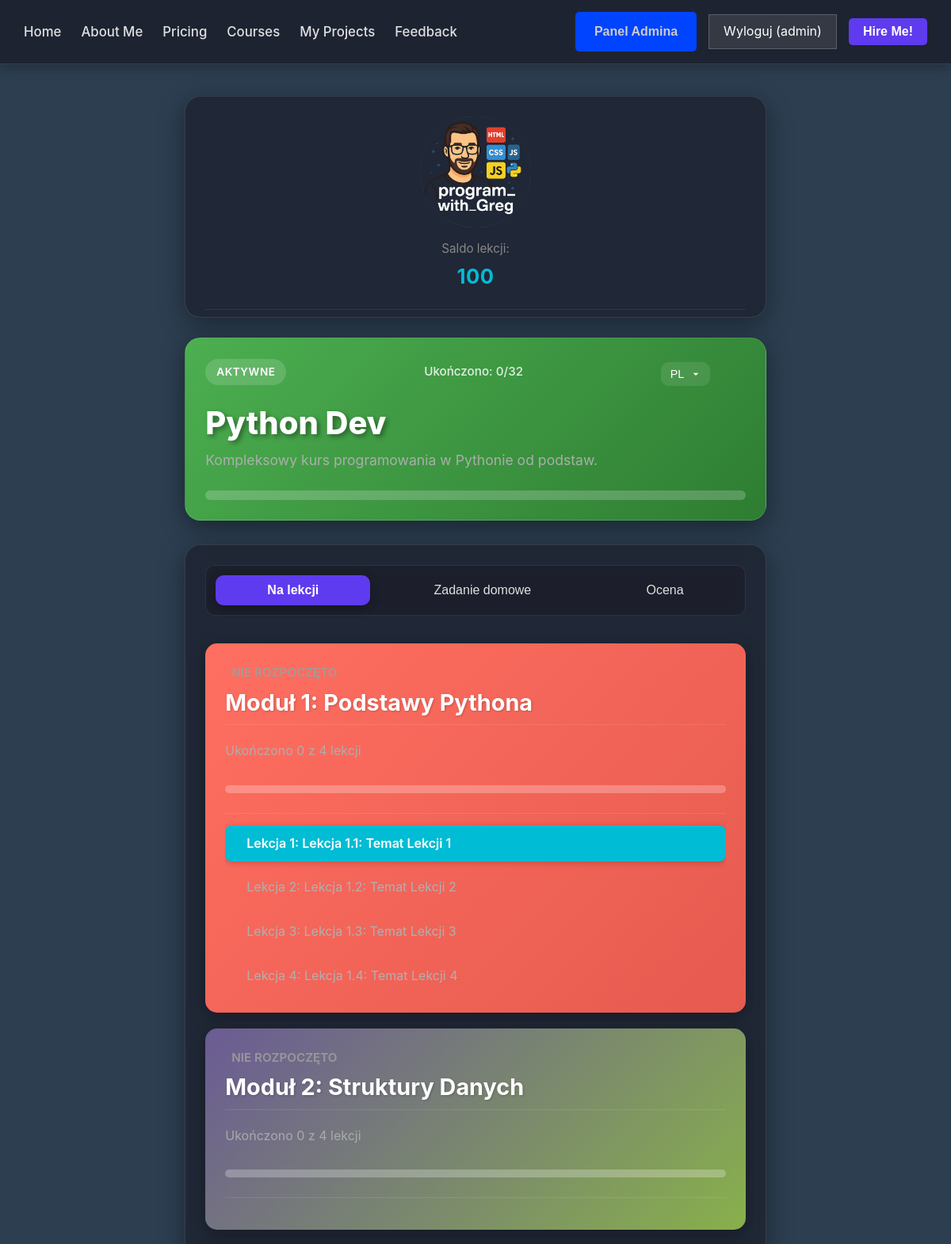
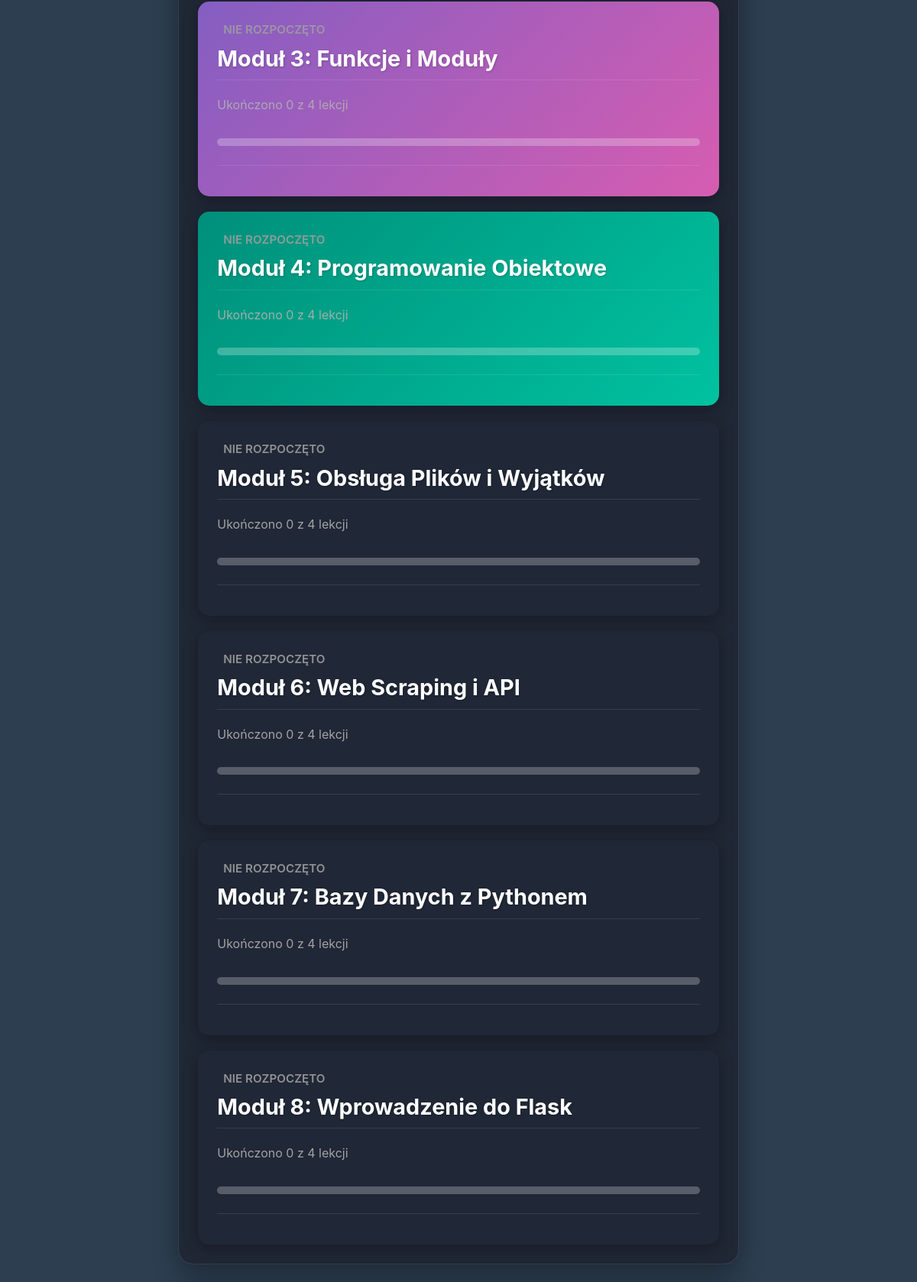
The app's page /learn (signed in, upper part) with its own data (2 pictures, top to bottom).
### models.py (models this page shows, shortened)
class Course(db.Model):
    id = db.Column(db.Integer, primary_key=True)
    name = db.Column(db.String(100), nullable=False, unique=True)
    description = db.Column(db.Text, nullable=True)
    gradient_class = db.Column(db.String(50), default='course-gradient-default')
    total_lessons = db.Column(db.Integer, default=0, nullable=False) # <--- WAŻNE: TA LINIA JEST DODANA!
    created_at = db.Column(db.DateTime, default=datetime.utcnow)
    modules = db.relationship('Module', backref='course', lazy=True, cascade="all, delete-orphan", order_by="Module.order")
    user_accesses = db.relationship('UserCourseAccess', backref='course', lazy=True, cascade="all, delete-orphan")

class Module(db.Model):
    id = db.Column(db.Integer, primary_key=True)
    name = db.Column(db.String(150), nullable=False)
    order = db.Column(db.Integer, nullable=False) # Kolejność modułów w kursie
    course_id = db.Column(db.Integer, db.ForeignKey('course.id'), nullable=False)
    gradient_class = db.Column(db.String(50), default='module-gradient-default')
    total_lessons = db.Column(db.Integer, default=0, nullable=False) # <--- WAŻNE: TA LINIA JEST DODANA!
    created_at = db.Column(db.DateTime, default=datetime.utcnow)
    lessons = db.relationship('Lesson', backref='module', lazy=True, cascade="all, delete-orphan", order_by="Lesson.order")

class Lesson(db.Model):
    id = db.Column(db.Integer, primary_key=True)
    name = db.Column(db.String(150), nullable=False)
    content = db.Column(db.Text, nullable=False)
    order = db.Column(db.Integer, nullable=False) # Kolejność lekcji w module
    module_id = db.Column(db.Integer, db.ForeignKey('module.id'), nullable=False)
    created_at = db.Column(db.DateTime, default=datetime.utcnow)

### main.py (the view, shortened to what this page needs)
@app.route('/learn') # Dekorator Flask, który mapuje URL '/learn' do funkcji `learn`.
@is_logged_in # Dekorator `is_logged_in` upewnia się, że tylko zalogowani użytkownicy mają dostęp do tej trasy.
def learn(): # Definiuje funkcję widoku `learn`.
    user_id = session['user_id'] # Pobiera ID zalogowanego użytkownika z sesji.
    current_user = User.query.get(user_id) # Pobiera obiekt użytkownika z bazy danych na podstawie jego ID.
    if not current_user: # Sprawdza, czy użytkownik został znaleziony w bazie danych.
        flash('Użytkownik nie znaleziony.', 'error') # Wyświetla komunikat o błędzie.
        return redirect(url_for('logout')) # Przekierowuje do wylogowania, jeśli użytkownik nie istnieje.
    user_courses_data = [] # Inicjalizuje pustą listę do przechowywania danych o kursach użytkownika.
    user_courses_relationships = UserCourseAccess.query.filter_by(user_id=user_id).all() # Pobiera wszystkie rekordy `UserCourseAccess` dla bieżącego użytkownika.
    for uc_rel in user_courses_relationships: # Iteruje przez każdy rekord dostępu użytkownika do kursu.
        course = Course.query.get(uc_rel.course_id) # Pobiera obiekt kursu powiązany z bieżącym rekordem dostępu.
        if course: # Sprawdza, czy kurs istnieje.
            modules_data = [] # Inicjalizuje pustą listę do przechowywania danych o modułach dla bieżącego kursu.
            course_global_lessons_count = 0 # Inicjalizuje licznik globalnych lekcji w kursie.
            for module in sorted(course.modules, key=lambda m: m.order): # Iteruje przez moduły kursu, posortowane według kolejności.
                lessons_in_module = Lesson.query.filter_by(module_id=module.id).count() # Liczy lekcje w bieżącym module.
                module_start_global_index = course_global_lessons_count # Oblicza globalny indeks początkowy dla bieżącego modułu.
                lessons_completed_in_module = max(0, min(lessons_in_module, uc_rel.lessons_completed - module_start_global_index)) # Oblicza liczbę ukończonych lekcji w bieżącym module, uwzględniając postęp użytkownika w całym kursie.
                module_status = "not_started" # Domyślny status modułu.
                if lessons_in_module > 0 and lessons_completed_in_module == lessons_in_module: # Jeśli wszystkie lekcje w module zostały ukończone.
                    module_status = "completed" # Ustawia status na "completed".
                elif lessons_completed_in_module > 0 and lessons_completed_in_module < lessons_in_module: # Jeśli niektóre lekcje zostały ukończone, ale nie wszystkie.
                    module_status = "in_progress" # Ustawia status na "in_progress".
                lessons_for_module = Lesson.query.filter_by(module_id=module.id).order_by(Lesson.order).all() # Pobiera wszystkie lekcje dla bieżącego modułu, posortowane według kolejności.
                module_lessons_list = [] # Inicjalizuje pustą listę do przechowywania szczegółów lekcji.
                for lesson in lessons_for_module: # Iteruje przez lekcje w module.
                    module_lessons_list.append({ # Dodaje słownik z danymi lekcji do listy.
                        "id": lesson.id, # ID lekcji.
                        "name": lesson.name, # Nazwa lekcji.
                        "order": lesson.order, # Kolejność lekcji.
                        "content": lesson.content # Treść lekcji.
                    })
                modules_data.append({ # Dodaje słownik z danymi modułu do listy `modules_data`.
                    "id": module.id, # ID modułu.
                    "title": module.name, # Nazwa modułu (użyto 'title' dla spójności z szablonem).
                    "lessons_completed": lessons_completed_in_module, # Liczba ukończonych lekcji w module.
                    "total_lessons": lessons_in_module, # Całkowita liczba lekcji w module.
                    "status": module_status, # Status modułu.
                    "gradient_class": module.gradient_class, # Klasa gradientu modułu.
                    "lessons_list": module_lessons_list # Lista szczegółów lekcji w module.
                })
                course_global_lessons_count += lessons_in_module # Aktualizuje globalny licznik lekcji w kursie.
            course_progress_percent = 0 # Inicjalizuje procent postępu kursu.
            if course.total_lessons > 0: # Sprawdza, czy kurs ma jakieś lekcje.
                course_progress_percent = (uc_rel.lessons_completed / course.total_lessons) * 100 # Oblicza procent ukończenia kursu.
            user_courses_data.append({ # Dodaje słownik z danymi kursu użytkownika do listy `user_courses_data`.
                "id": course.id, # ID kursu.
                "name": course.name, # Nazwa kursu.
                "description": course.description, # Opis kursu.
                "gradient_class": course.gradient_class, # Klasa gradientu kursu.
                "progress_lessons_completed": uc_rel.lessons_completed, # Liczba ukończonych lekcji w kursie przez użytkownika.
                "progress_total_lessons": course.total_lessons, # Całkowita liczba lekcji w kursie.
                "progress_percent": int(course_progress_percent), # Procent ukończenia kursu (jako liczba całkowita).
                "modules": modules_data, # Lista modułów kursu.
                "tabs": ["Na lekcji", "Zadanie domowe", "Ocena"], # Zakładki dla interfejsu użytkownika.
                "current_lesson_id": uc_rel.current_lesson_id # ID bieżącej lekcji użytkownika w tym kursie.
            })
    active_course_id = request.args.get('course_id') # Pobiera ID aktywnego kursu z parametrów zapytania URL.
    active_course = None # Inicjalizuje zmienną dla aktywnego kursu.
    if active_course_id: # Jeśli ID aktywnego kursu zostało podane w URL.
        for course_data in user_courses_data: # Iteruje przez dane kursów użytkownika.
            if str(course_data['id']) == active_course_id: # Sprawdza, czy ID kursu pasuje do aktywnego ID.
                active_course = course_data # Ustawia bieżący kurs jako aktywny.
                break # Przerywa pętlę.
    if not active_course and user_courses_data: # Jeśli nie ma aktywnego kursu w URL, ale użytkownik ma jakieś kursy.
        active_course = user_courses_data[0] # Ustawia pierwszy kurs użytkownika jako aktywny domyślnie.
    active_lesson_content = "Wybierz lekcję, aby zobaczyć jej zawartość." # Domyślna treść aktywnej lekcji.
    active_lesson_name = "Brak wybranej lekcji" # Domyślna nazwa aktywnej lekcji.
    if active_course and active_course['current_lesson_id']: # Jeśli istnieje aktywny kurs i ma ustawioną bieżącą lekcję.
        for module in active_course['modules']: # Iteruje przez moduły aktywnego kursu.
            for lesson in module['lessons_list']: # Iteruje przez lekcje w bieżącym module.
                if lesson['id'] == active_course['current_lesson_id']: # Sprawdza, czy ID lekcji pasuje do bieżącej lekcji użytkownika.
                    active_lesson_content = lesson['content'] # Ustawia treść aktywnej lekcji.
                    active_lesson_name = lesson['name'] # Ustawia nazwę aktywnej lekcji.
                    break # Przerywa wewnętrzną pętlę.
            if active_lesson_content != "Wybierz lekcję, aby zobaczyć jej zawartość.": # Jeśli treść lekcji została znaleziona.
                break # Przerywa zewnętrzną pętlę.
    return render_template( # Renderuje szablon `learn.html`.
        'learn.html', # Plik szablonu do renderowania.
        user_courses=user_courses_data, # Przekazuje dane o kursach użytkownika do szablonu.
        active_course=active_course, # Przekazuje dane o aktywnym kursie do szablonu.
        username=current_user.username, # Przekazuje nazwę użytkownika do szablonu.
        lessons_balance=current_user.lessons_balance, # Przekazuje saldo lekcji użytkownika do szablonu.
        active_lesson_content=active_lesson_content, # Przekazuje treść aktywnej lekcji do szablonu.
        active_lesson_name=active_lesson_name, # Przekazuje nazwę aktywnej lekcji do szablonu.
        current_user=current_user # <--- WAŻNE: DODAJ TĘ LINIĘ # Przekazuje cały obiekt `current_user` do szablonu.
    )

### templates/learn.html (shortened to what this page needs)
<!DOCTYPE html>
<html lang="pl">
<head>
    <link href='https://unpkg.com/boxicons@2.1.4/css/boxicons.min.css' rel='stylesheet'>
    <link rel="stylesheet" href="https://cdnjs.cloudflare.com/ajax/libs/remixicon/3.5.0/remixicon.min.css">
    <link rel="stylesheet" href="https://cdn.jsdelivr.net/gh/devicons/devicon@latest/devicon.min.css">
    <link rel="stylesheet" href="{{ url_for('static', filename='css/learn.css') }}">
    <link rel="stylesheet" href="{{ url_for('static', filename='css/admin.css') }}">
</head>
<body>
    <nav class="main-nav">
        <ul class="nav-links">
            <li><a href="{{ url_for('index') }}" class="nav-link">Home</a></li>
            <li><a href="{{ url_for('index') }}#about" class="nav-link">About Me</a></li>
            <li><a href="{{ url_for('index') }}#pricing" class="nav-link">Pricing</a></li>
            <li><a href="{{ url_for('index') }}#courses" class="nav-link">Courses</a></li>
            <li><a href="{{ url_for('index') }}#projects" class="nav-link">My Projects</a></li>
            <li><a href="{{ url_for('index') }}#feedback" class="nav-link">Feedback</a></li>
        </ul>
        <div class="nav-actions">
            {% if current_user and current_user.role == 'admin' %}
                <button class="btn" onclick="window.location.href='{{ url_for('admin_dashboard') }}';">Panel Admina</button>
            {% endif %}
            {% if session.get('user_id') %}
                <a href="{{ url_for('logout') }}" class="nav-btn logout-btn">Wyloguj ({{ session.get('username') }})</a>
            {% else %}
                <a href="{{ url_for('login') }}" class="nav-btn login-btn">Logowanie</a>
            {% endif %}
            <button class="btn hire-btn" onclick="window.location.href='{{ url_for('hire') }}';">Hire Me!</button>
        </div>
    </nav>
    <main class="learn-main-layout-container">
        <aside class="side-panel glass-card">
            <div class="logo-and-balance">
                <div class="logo">
                    <img src="{{ url_for('static', filename='images/logo.png') }}" alt="GregAcademy Logo">
                </div>
                <div class="user-balance">
                    <span>Saldo lekcji:</span>
                    <p>{{ lessons_balance }}</p>
                </div>
            </div>
        </aside>
        <section class="course-content-area">
            {% if active_course %}
                <section class="course-hero-section glass-card {{ active_course.gradient_class }}">
                    <div class="course-header-top">
                        <span class="active-tag">AKTYWNE</span>
                        <span class="lesson-progress-summary">
                            Ukończono: {{ active_course.progress_lessons_completed }}/{{ active_course.progress_total_lessons }}
                        </span>
                        <div class="header-controls">
                            <select class="language-selector">
                                <option value="pl">PL</option>
                            </select>
                        </div>
                    </div>
                    <h1 class="course-main-title">{{ active_course.name }}</h1>
                    <p class="course-description">{{ active_course.description }}</p>
                    <div class="completion-bar-wrapper">
                    </div>
                </section>
                <section class="modules-and-lesson-view">
                    <div class="modules-list glass-card">
                        <div class="module-navigation">
                            {% for tab in active_course.tabs %}
                                <button class="nav-button {% if loop.first %}active{% endif %}">{{ tab }}</button>
                            {% endfor %}
                        </div>
                        <div class="modules-grid">
                            {% for module in active_course.modules %}
                                <div class="module-card {{ module.gradient_class }}" data-module-id="{{ module.id }}">
                                    <div class="module-header-info">
                                        <div class="module-status {{ module.status }}">
                                            {% if module.status == 'completed' %}
                                                <i class="ri-check-line"></i><span>Ukończone</span>
                                            {% elif module.status == 'in_progress' %}
                                                <i class="ri-loader-4-line"></i><span>W Trakcie</span>
                                            {% else %}
                                                <span>Nie Rozpoczęto</span>
                                            {% endif %}
                                        </div>
                                        <h3 class="module-title">{{ module.title }}</h3>
                                    </div>
                                    <p class="module-progress-text">Ukończono {{ module.lessons_completed }} z {{ module.total_lessons }} lekcji</p>
                                    <div class="module-completion-bar-wrapper">
                                    </div>
                                    <div class="module-lessons-dropdown">
                                        <ul class="lesson-list">
                                            {% for lesson in module.lessons_list %}
                                                <li data-lesson-id="{{ lesson.id }}" data-lesson-content="{{ lesson.content | e }}" data-lesson-name="{{ lesson.name | e }}"
                                                    class="lesson-item {% if active_course.current_lesson_id and active_course.current_lesson_id == lesson.id %}active{% endif %}">
                                                    <a href="#" class="lesson-link">
                                                        Lekcja {{ lesson.order }}: {{ lesson.name }}
                                                    </a>
                                                </li>
                                            {% endfor %}
                                        </ul>
                                    </div>
                                </div>
                            {% endfor %}
                        </div>
                    </div>
                </section>
            {% else %}
                <p class="no-courses-message glass-card">Brak dostępnych kursów. Zapisz się na nowy kurs!</p>
            {% endif %}
        </section>
    </main>
</body>
</html>

### records on screen
Course: name "Python Dev", description "Kompleksowy kurs programowania w Pythonie od podstaw."
Module: title "Moduł 1: Podstawy Pythona", lessons_completed "0", total_lessons "4"
Lesson: order "1", name "Lekcja 1.1: Temat Lekcji 1"
Lesson: order "2", name "Lekcja 1.2: Temat Lekcji 2"
Lesson: order "3", name "Lekcja 1.3: Temat Lekcji 3"
Lesson: order "4", name "Lekcja 1.4: Temat Lekcji 4"
Module: shows "NIE ROZPOCZĘTO", title "Moduł 2: Struktury Danych", lessons_completed "0", total_lessons "4"
Module: shows "NIE ROZPOCZĘTO", title "Moduł 3: Funkcje i Moduły", lessons_completed "0", total_lessons "4"
Module: shows "NIE ROZPOCZĘTO", title "Moduł 4: Programowanie Obiektowe", lessons_completed "0", total_lessons "4"
Module: shows "NIE ROZPOCZĘTO", title "Moduł 5: Obsługa Plików i Wyjątków", lessons_completed "0", total_lessons "4"
Module: shows "NIE ROZPOCZĘTO", title "Moduł 6: Web Scraping i API", lessons_completed "0", total_lessons "4"
Module: shows "NIE ROZPOCZĘTO", title "Moduł 7: Bazy Danych z Pythonem", lessons_completed "0", total_lessons "4"
Module: shows "NIE ROZPOCZĘTO", title "Moduł 8: Wprowadzenie do Flask", lessons_completed "0", total_lessons "4"

### other values on screen
{{ session.get('username') }} "admin"
{{ lessons_balance }} "100"
{{ active_course.progress_lessons_completed }} "0"
{{ active_course.progress_total_lessons }} "32"
{{ tab }} "Na lekcji" "Zadanie domowe" "Ocena"
